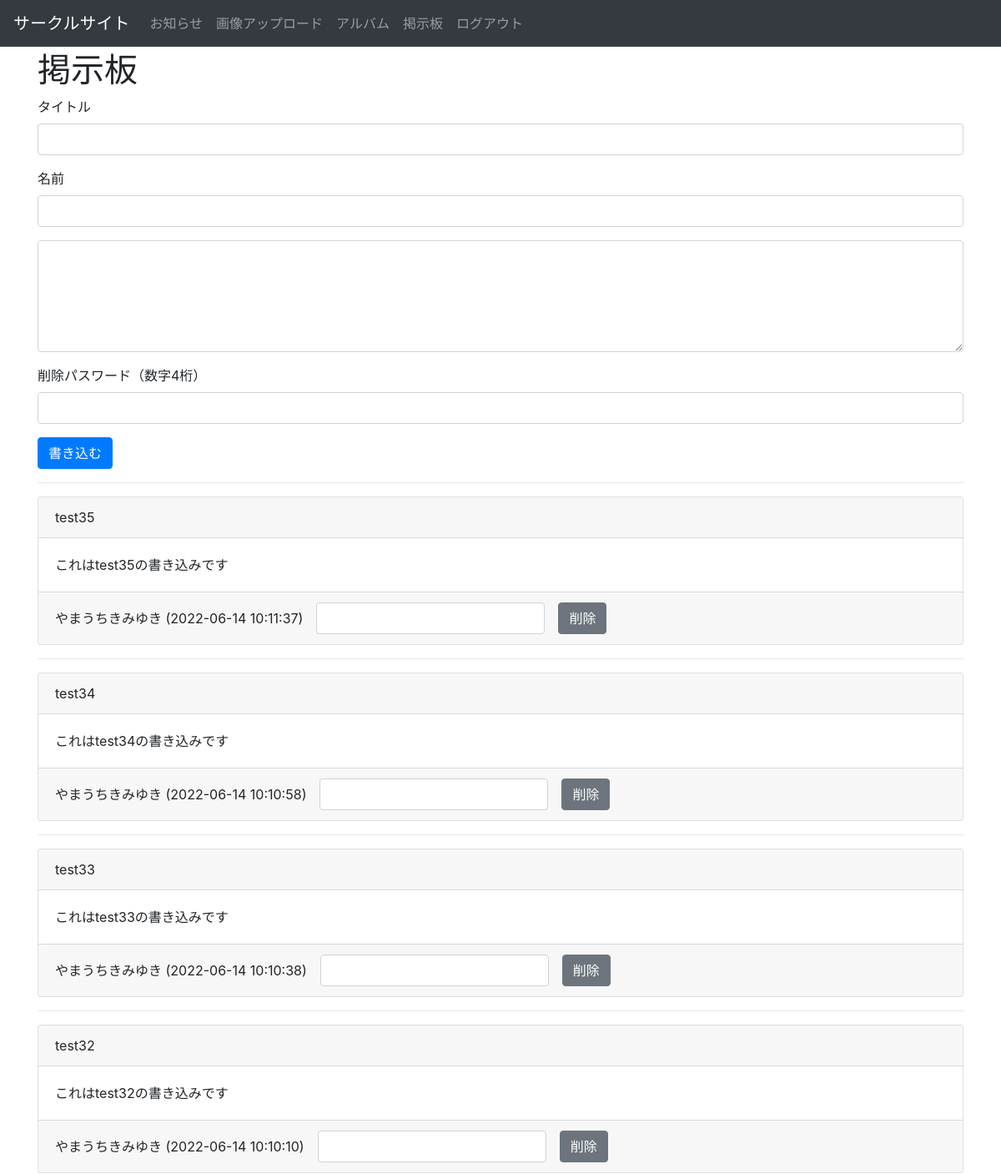
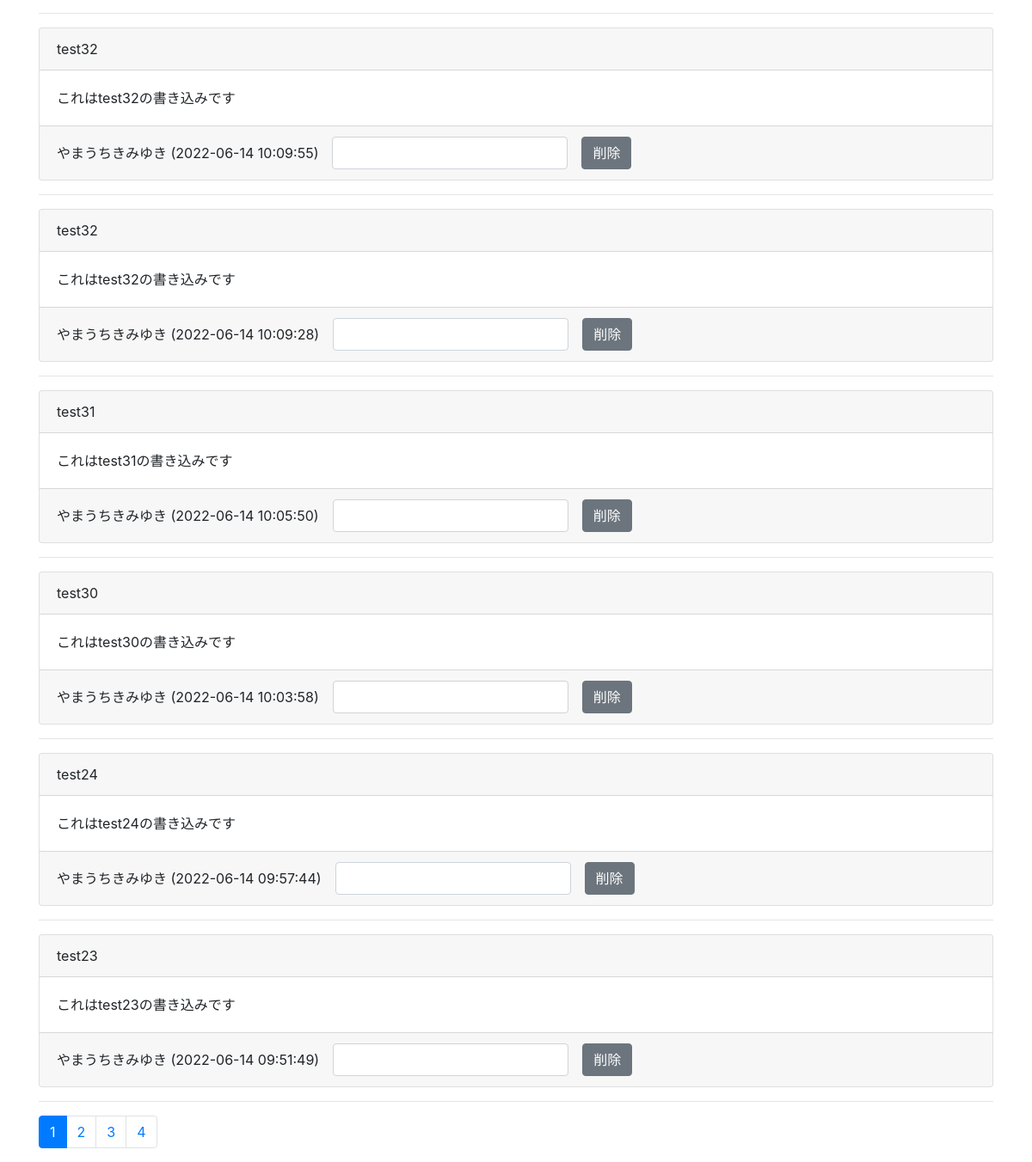
Page /bbs.php (signed in) on the committed database (2 pictures, top to bottom).
### tables this page shows
CREATE TABLE `bbs` (
  `id` int(11) NOT NULL AUTO_INCREMENT,
  `name` varchar(255) NOT NULL,
  `title` varchar(255) DEFAULT NULL,
  `body` text NOT NULL,
  `date` datetime NOT NULL,
  `pass` char(4) NOT NULL,
  PRIMARY KEY (`id`)
);

### bbs.php (the view, shortened to what this page needs)
<?php
  include 'includes/login.php';
  if (isset($_COOKIE['name'])) {
    $name = $_COOKIE['name'];
  } else {
    $name = '';
  }
  $num = 10;
  $dsn = 'mysql:host=localhost;dbname=tennis;charset=utf8';
  $user = 'tennisuser';
  $password = 'password';
  $page = 1;
  $savePage = $page;
  try {
    $db = new PDO($dsn, $user, $password);
    $db->setAttribute(PDO::ATTR_EMULATE_PREPARES, false);
    $stmt = $db->prepare('SELECT * FROM bbs ORDER BY date DESC LIMIT :page, :num');
    $page = ($page-1) * $num;
    $stmt->bindParam(':page', $page, PDO::PARAM_INT);
    $stmt->bindParam(':num', $num, PDO::PARAM_INT);
    $stmt->execute();
  } catch (PDOException $e) {
    exit('エラー：' . $e->getMessage());
  }
?>
<!DOCTYPE html>
<html lang="ja">
<head>
  <link rel="stylesheet" href="https://stackpath.bootstrapcdn.com/bootstrap/4.5.0/css/bootstrap.min.css">
</head>
<body>
  <?php include('navbar.php'); ?>
  <main role="main" class="container" style="padding:60px 15px 0">
    <div>
      <h1>掲示板</h1>
      <form action="write.php" method="post" onsubmit="return validate(this)">
        <div class="form-group">
          <label>タイトル</label>
          <input type="text" name="title" class="form-control">
        </div>
        <div class="form-group">
          <label>名前</label>
          <input type="text" name="name" class="form-control" value="<?php echo $name ?>">
        </div>
        <div class="form-group">
          <textarea name="body" rows="5" class="form-control"></textarea>
        </div>
        <div class="form-group">
          <label>削除パスワード（数字4桁）</label>
          <input type="text" name="pass" class="form-control">
        </div>
        <input type="submit" value="書き込む" class="btn btn-primary">
      </form>
      <hr>
<?php while ($row = $stmt->fetch()) : ?>
      <div class="card">
        <div class="card-header">
          <?php echo $row['title'] ? $row['title'] : '（無題）'; ?>
        </div>
        <div class="card-body">
          <p class="card-text">
            <?php echo nl2br(htmlspecialchars($row['body'], ENT_QUOTES, 'UTF-8')) ?>
          </p>
        </div>
        <div class="card-footer">
          <form class="form-inline delete">
            <?php echo $row['name'] ?>
            (<?php echo $row['date'] ?>)
            <input type="text" name="pass" placehodler="削除パスワード" class="form-control ml-3">
            <input type="submit" value="削除" class="btn btn-secondary ml-3" >
          </form>
        </div>
      </div>
      <hr>
<?php endwhile; ?>
<?php
try {
  $stmt = $db->prepare('SELECT COUNT(*) FROM bbs');
  $stmt->execute();
} catch (PDOException $e) {
  exit('エラー：' . $e->getMessage());
}
$comments = $stmt->fetchColumn();
$max_page = ceil($comments / $num);
if ($max_page >= 1) {
  echo '<nav><ul class="pagination">';
  for ($i=1; $i<=$max_page; $i++) {
    if ($i == $savePage) {
      echo '<li class="page-item active">';
    } else {
      echo '<li class="page-item">';
    }
    echo '<a class="page-link" href="bbs.php?page=' . $i . '">' . $i . '</a></li>';
  }
  echo '</ul></nav>';
}
?>
    </div>
  </main>
</body>
</html>

### navbar.php (shortened to what this page needs)
<nav class="navbar navbar-expand-md navbar-dark bg-dark fixed-top">
  <a class="navbar-brand" href="./index.php">サークルサイト</a>
  <div class="collapse navbar-collapse" id="navbarsExampleDefault">
    <ul class="navbar-nav mr-auto">
      <li class="nav-item"><a class="nav-link" href="info.php">お知らせ</a></li>
      <li class="nav-item"><a class="nav-link" href="upload.php">画像アップロード</a></li>
      <li class="nav-item"><a class="nav-link" href="album.php">アルバム</a></li>
      <li class="nav-item"><a class="nav-link" href="bbs.php">掲示板</a></li>
      <li class="nav-item"><a class="nav-link" href="logout.php">ログアウト</a></li>
    </ul>
  </div>
</nav>

### rows in the picture
bbs: title "test35", body "これはtest35の書き込みです", name "やまうちきみゆき", date "2022-06-14 10:11:37"
bbs: title "test34", body "これはtest34の書き込みです", name "やまうちきみゆき", date "2022-06-14 10:10:58"
bbs: title "test33", body "これはtest33の書き込みです", name "やまうちきみゆき", date "2022-06-14 10:10:38"
bbs: title "test32", body "これはtest32の書き込みです", name "やまうちきみゆき", date "2022-06-14 10:10:10"
bbs: title "test32", body "これはtest32の書き込みです", name "やまうちきみゆき", date "2022-06-14 10:09:55"
bbs: title "test32", body "これはtest32の書き込みです", name "やまうちきみゆき", date "2022-06-14 10:09:28"
bbs: title "test31", body "これはtest31の書き込みです", name "やまうちきみゆき", date "2022-06-14 10:05:50"
bbs: title "test30", body "これはtest30の書き込みです", name "やまうちきみゆき", date "2022-06-14 10:03:58"
bbs: title "test24", body "これはtest24の書き込みです", name "やまうちきみゆき", date "2022-06-14 09:57:44"
bbs: title "test23", body "これはtest23の書き込みです", name "やまうちきみゆき", date "2022-06-14 09:51:49"
